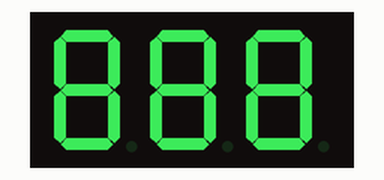
This sketch was run on a simulated Arduino Uno, built with avr-gcc and run on an emulated ATmega328P. Parts: 3-digit seven-segment display. Wiring (inferred from the names in the program): 3-digit 7-segment display, segments lit when LOW: segments pin 8, pin 6, pin 10, pin 12, pin 13, pin 7, pin 9; digit selects pin 2, pin 3, pin 4. The segment pins are drawn as the display they are named for.

Above: at 0.15 s.
At 4.89 s:
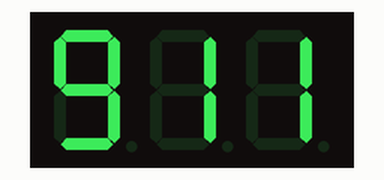
At 10.03 s:
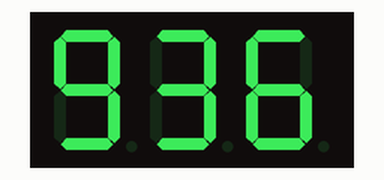
At 19.71 s:
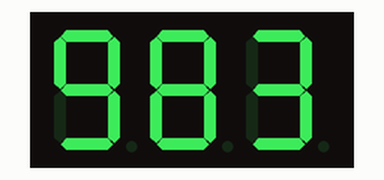
At 29.15 s:
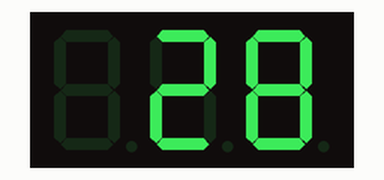
At 39.43 s:
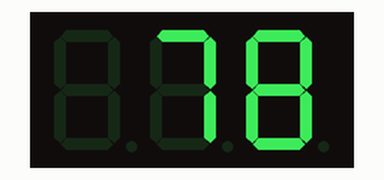

The sketch:

Display3digitsNoClass.ino
```cpp
/*
  Display3digits

  Controle de um display de 7 segmentos com 3 digitos, anodo comum.
*/

int pinos_digitos[] = {4, 3, 2};
int NUM_DIGITOS = 3;
//  segmentos datasheet  A   B   C   D   E   F   G
int pinos_segmentos[] = {8,  6, 10, 12, 13,  7,  9};
int NUM_SEGMENTOS = 7;
int pino_ponto = 11; // dp: decimal point
int algarismos [][7] = {
  //       A  B  C  D  E  F  G
  /* 0 */ {1, 1, 1, 1, 1, 1, 0},
  /* 1 */ {0, 1, 1, 0, 0, 0, 0},
  /* 2 */ {1, 1, 0, 1, 1, 0, 1},
  /* 3 */ {1, 1, 1, 1, 0, 0, 1},
  /* 4 */ {0, 1, 1, 0, 0, 1, 1},
  /* 5 */ {1, 0, 1, 1, 0, 1, 1},
  /* 6 */ {1, 0, 1, 1, 1, 1, 1},
  /* 7 */ {1, 1, 1, 0, 0, 0, 0},
  /* 8 */ {1, 1, 1, 1, 1, 1, 1},
  /* 9 */ {1, 1, 1, 1, 0, 1, 1},
};

int NUM_ALGARISMOS = 10;
int numero = 888; // numero a ser exibido
int qt_digitos_ativos;   // quantidade de digitos em uso
unsigned long INTERVALO = 200; // intervalo entre incrementos do numero
unsigned long atualizacao; // momento da atualizacao mais recente

void setup() {
  int i;
  // configurar e desativar todos os digitos
  for(i=0; i<NUM_DIGITOS; i++) {
    pinMode(pinos_digitos[i], OUTPUT);
    digitalWrite(pinos_digitos[i], LOW);
  }
  // configurar e desativar todos os segmentos
  for(i=0; i<NUM_SEGMENTOS; i++) {
    pinMode(pinos_segmentos[i], OUTPUT);
    // 5V no catodo zera a corrente no segmento
    digitalWrite(pinos_segmentos[i], HIGH);
  }
  atualizacao = millis();
  qt_digitos_ativos = contar_digitos(numero);
}

void configurar_segmentos(int algarismo) {
  /* use algarismo -1 para desativar todos os segmentos */
  for (int s=0; s<NUM_SEGMENTOS; s++) {
    if (algarismo >= 0 && algarismos[algarismo][s]) {
      // ativar segmento: GND no catodo
      digitalWrite(pinos_segmentos[s], LOW);
    } else {
      // desativar segmento: +5V no catodo
      digitalWrite(pinos_segmentos[s], HIGH);
    }
  }
}

void exibir(int numero) {
  // percorrer digitos a partir do menos significativo
  for (int d=0; d<qt_digitos_ativos; d++) {
    int resto = numero % 10;
    numero /= 10;
    // ativar digito: +5V no anodo
    digitalWrite(pinos_digitos[d], HIGH);
    configurar_segmentos(resto);
    // empiricamente verifiquei que este pequeno atraso
    // maximiza o brilho e nao produz flicker visivel
    delay(3);
    // desativar todos os segmentos
    configurar_segmentos(-1);
   // desativar digito
    digitalWrite(pinos_digitos[d], LOW);
  }
}

int contar_digitos(int n) {
  /* calcular quantidade de digitos em n >= 0 */
  int digitos = 0;
  if (n == 0) return 1;
  while (n > 0) {
    digitos++;
    n /= 10;
  }
  return digitos;
}

void loop() {
  exibir(numero);
  unsigned long agora = millis();
  if ((agora - atualizacao) > INTERVALO) {
     numero = numero < (int)pow(10, NUM_DIGITOS) ? numero + 1 : 0;
     qt_digitos_ativos = contar_digitos(numero);
     atualizacao = agora;
  }
}
```
